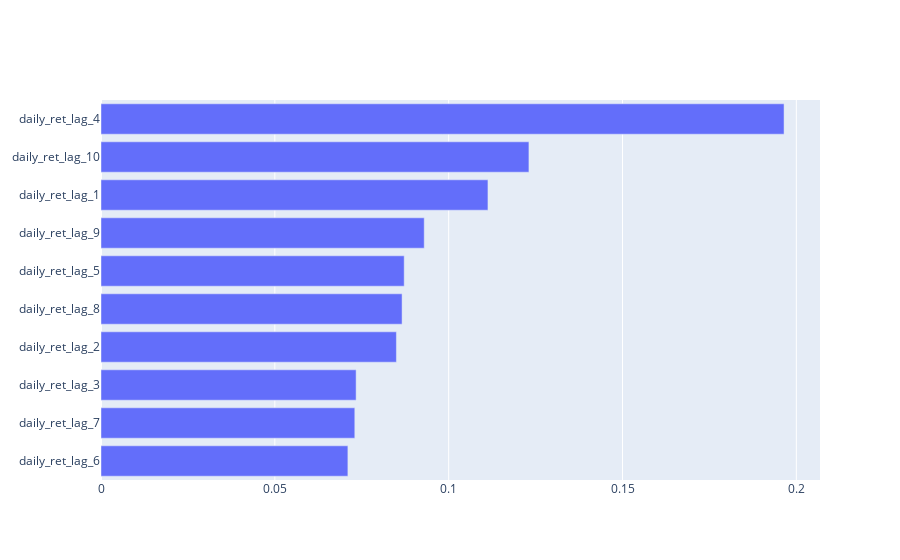

Notebook cell for this chart:
### Code cell
# Plot the importance scores as a bar chart
fig = go.Figure(go.Bar(
            x=[item[1] for item in imp[-10:]],
            y=[item[0] for item in imp[-10:]],
            orientation='h'))
pyo.iplot(fig, filename='StockReturnsPrediction_v4_xgboost_imp_scores')

### Figure 1 — Plotly figure (JSON) as saved in the notebook; plotly's stock layout.template omitted (floating-point values rounded to 4 significant figures)
{"data": [{"orientation": "h", "type": "bar", "x": [0.07101, 0.073, 0.07338, 0.08497, 0.0866, 0.08721, 0.09297, 0.1113, 0.1231, 0.1965], "y": ["daily_ret_lag_6", "daily_ret_lag_7", "daily_ret_lag_3", "daily_ret_lag_2", "daily_ret_lag_8", "daily_ret_lag_5", "daily_ret_lag_9", "daily_ret_lag_1", "daily_ret_lag_10", "daily_ret_lag_4"]}], "layout": {}}
